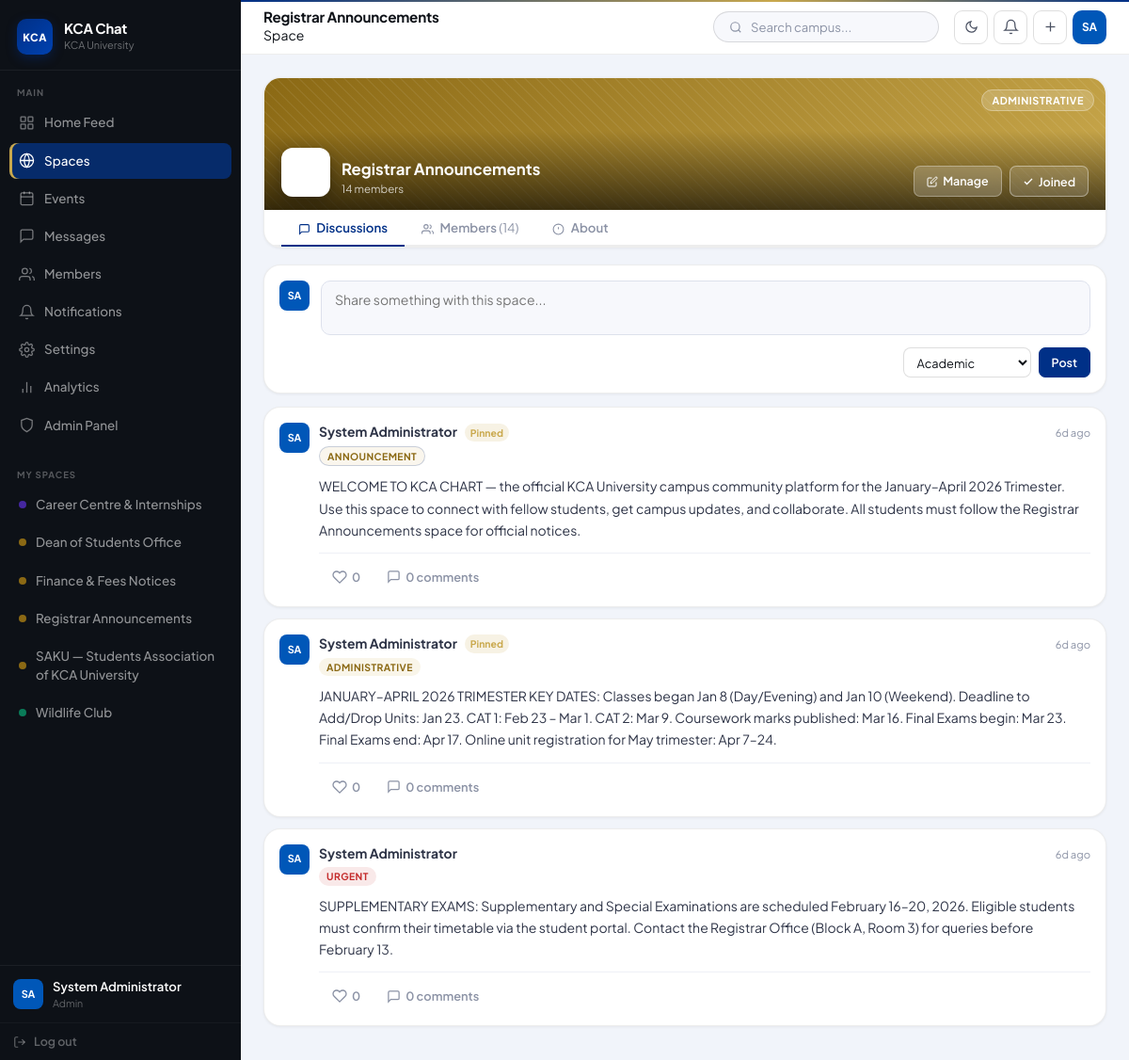
Screenshot of /pages/space_view.php?id=1 (signed in) with the database file from the repository.
### tables this page shows
CREATE TABLE spaces (
    id          INT AUTO_INCREMENT PRIMARY KEY,
    name        VARCHAR(120) NOT NULL,
    slug        VARCHAR(120) UNIQUE NOT NULL,
    description TEXT,
    type        ENUM('academic','club','administrative','co-curricular','professional') DEFAULT 'academic',
    school      VARCHAR(160) DEFAULT NULL,
    banner      VARCHAR(255) DEFAULT NULL,
    created_by  INT NOT NULL,
    is_private  TINYINT(1) DEFAULT 0,
    is_active   TINYINT(1) DEFAULT 1,
    created_at  DATETIME DEFAULT CURRENT_TIMESTAMP,
    FOREIGN KEY (created_by) REFERENCES users(id) ON DELETE CASCADE
);

CREATE TABLE users (
    id            INT AUTO_INCREMENT PRIMARY KEY,
    student_id    VARCHAR(30) UNIQUE,
    full_name     VARCHAR(120) NOT NULL,
    email         VARCHAR(160) UNIQUE,
    password_hash VARCHAR(255) NOT NULL,
    role          ENUM('student','staff','admin') DEFAULT 'student',
    school        VARCHAR(160) DEFAULT NULL,
    department    VARCHAR(200) DEFAULT NULL,
    course        VARCHAR(200) DEFAULT NULL,
    year_of_study TINYINT DEFAULT 1,
    study_mode    ENUM('day','evening','weekend','distance','online') DEFAULT 'day',
    bio           TEXT,
    avatar        VARCHAR(255) DEFAULT NULL,
    is_active     TINYINT(1) DEFAULT 1,
    is_online     TINYINT(1) DEFAULT 0,
    last_seen     DATETIME DEFAULT NULL,
    created_at    DATETIME DEFAULT CURRENT_TIMESTAMP,
    updated_at    DATETIME DEFAULT CURRENT_TIMESTAMP ON UPDATE CURRENT_TIMESTAMP
);

CREATE TABLE posts (
    id         INT AUTO_INCREMENT PRIMARY KEY,
    user_id    INT NOT NULL,
    space_id   INT DEFAULT NULL,
    content    TEXT NOT NULL,
    tag        ENUM('academic','social','administrative','urgent','event','announcement','career') DEFAULT 'academic',
    attachment VARCHAR(255) DEFAULT NULL,
    is_pinned  TINYINT(1) DEFAULT 0,
    created_at DATETIME DEFAULT CURRENT_TIMESTAMP,
    updated_at DATETIME DEFAULT CURRENT_TIMESTAMP ON UPDATE CURRENT_TIMESTAMP,
    FOREIGN KEY (user_id)  REFERENCES users(id)  ON DELETE CASCADE,
    FOREIGN KEY (space_id) REFERENCES spaces(id) ON DELETE SET NULL
);

### pages/space_view.php (the view, shortened to what the rows shown need)
<?php
require_once __DIR__ . '/../config/auth.php';
$user = requireLogin();
$spaceId = (int)($_GET['id'] ?? 0);
$space = DB::row("SELECT * FROM spaces WHERE id=? AND is_active=1", [$spaceId]);
$isMember = (bool)DB::row("SELECT id FROM space_members WHERE space_id=? AND user_id=?", [$spaceId, $user['id']]);
$memberCount = DB::count("SELECT COUNT(*) FROM space_members WHERE space_id=?", [$spaceId]);
$tab = $_GET['tab'] ?? 'discuss';
$pageTitle = sanitize($space['name']);
$pageSubtitle = 'Space';
$activeNav = 'spaces';
$posts = DB::rows(
    "SELECT p.*, u.full_name, u.avatar, u.role as author_role,
            (SELECT COUNT(*) FROM post_reactions pr WHERE pr.post_id=p.id AND pr.reaction='like') as like_count,
            (SELECT COUNT(*) FROM post_reactions pr WHERE pr.post_id=p.id AND pr.reaction='like' AND pr.user_id=?) as user_liked,
            (SELECT COUNT(*) FROM comments c WHERE c.post_id=p.id) as comment_count
     FROM posts p JOIN users u ON u.id=p.user_id
     WHERE p.space_id=? ORDER BY p.is_pinned DESC, p.created_at DESC LIMIT 40",
    [$user['id'], $spaceId]
);
require_once __DIR__ . '/../includes/header.php';
?>
<div class="card" style="margin-bottom:18px;overflow:hidden;padding:0">
  <div style="height:140px;position:relative;overflow:hidden">
    <div style="position:absolute;top:12px;right:12px">
      <span style="background:rgba(255,255,255,.18);backdrop-filter:blur(6px);border:1px solid rgba(255,255,255,.3);border-radius:99px;padding:4px 10px;font-size:.68rem;font-weight:700;color:#fff;text-transform:uppercase;letter-spacing:.05em">
        <?= ucfirst($space['type']) ?>
      </span>
    </div>
    <div style="position:absolute;bottom:14px;left:18px;right:18px;display:flex;align-items:flex-end;gap:12px">
      <div>
        <div style="color:#fff;font-family:var(--font-serif);font-size:1.05rem;font-weight:700;line-height:1.2"><?= sanitize($space['name']) ?></div>
        <div style="color:rgba(255,255,255,.75);font-size:.72rem;margin-top:2px">
          <?= $memberCount ?> member<?= $memberCount !== 1 ? 's' : '' ?>
        </div>
      </div>
    </div>
  </div>
</div>
<div id="tab-discuss" class="tab-panel <?= $tab!=='members'&&$tab!=='about'?'':'hidden' ?>">
  <?php if ($isMember): ?>
  <div class="card" style="margin-bottom:14px;padding:16px">
    <div style="display:flex;gap:12px;align-items:flex-start">
      <div class="avatar avatar-sm" style="background:<?= avatarColor($user['id']) ?>;flex-shrink:0">
        <?php if ($user['avatar']): ?><img src="<?= UPLOAD_URL . sanitize($user['avatar']) ?>" alt=""><?php else: ?><?= avatarInitials($user['full_name']) ?><?php endif; ?>
      </div>
      <div style="flex:1">
        <textarea id="space-post-input" placeholder="Share something with this space..." rows="2"
          style="width:100%;resize:none;border:1.5px solid var(--gray-200);border-radius:10px;padding:10px 14px;font-size:.875rem;font-family:var(--font-ui);outline:none;transition:border-color .15s;background:var(--gray-50)"
          onfocus="this.style.borderColor='var(--kca-navy)'" onblur="this.style.borderColor='var(--gray-200)'"></textarea>
        <div style="display:flex;gap:8px;margin-top:8px;justify-content:flex-end">
        </div>
      </div>
    </div>
  </div>
  <?php endif; ?>
  <div id="space-posts-list">
  <?php if (empty($posts)): ?>
  <div class="card"><div class="empty-state">
    <svg viewBox="0 0 24 24" fill="none" stroke="currentColor" stroke-width="1.5"><path d="M21 15a2 2 0 0 1-2 2H7l-4 4V5a2 2 0 0 1 2-2h14a2 2 0 0 1 2 2z"/></svg>
    <p>No discussions yet. Be the first to post!</p>
  </div></div>
  <?php else: foreach ($posts as $post): ?>
  <div class="card post-card" style="margin-bottom:12px;padding:16px" id="post-<?= $post['id'] ?>">
    <div style="display:flex;gap:10px;align-items:flex-start">
      <div class="avatar avatar-sm" style="background:<?= avatarColor($post['user_id']) ?>;flex-shrink:0">
        <?php if ($post['avatar']): ?><img src="<?= UPLOAD_URL . sanitize($post['avatar']) ?>" alt=""><?php else: ?><?= avatarInitials($post['full_name']) ?><?php endif; ?>
      </div>
      <div style="flex:1;min-width:0">
        <div style="display:flex;align-items:center;gap:8px;flex-wrap:wrap">
          <span style="font-weight:700;font-size:.87rem;color:var(--gray-700)"><?= sanitize($post['full_name']) ?></span>
          <?php if ($post['is_pinned']): ?>
          <span style="font-size:.65rem;background:rgba(201,168,76,.15);color:var(--kca-gold);padding:2px 6px;border-radius:99px;font-weight:700">Pinned</span>
          <?php endif; ?>
          <span style="font-size:.7rem;color:var(--gray-400);margin-left:auto"><?= timeAgo($post['created_at']) ?></span>
        </div>
        <div class="tag-badge tag-<?= $post['tag'] ?>" style="display:inline-block;margin:4px 0;font-size:.65rem;padding:2px 8px;border-radius:99px;font-weight:700;text-transform:uppercase;letter-spacing:.04em"><?= $post['tag'] ?></div>
        <p style="font-size:.875rem;line-height:1.65;color:var(--gray-700);margin-top:6px"><?= nl2br(sanitize($post['content'])) ?></p>
        <div style="display:flex;gap:14px;margin-top:12px;padding-top:10px;border-top:1px solid var(--gray-100)">
          <button onclick="toggleReaction(<?= $post['id'] ?>, 'like', this)" class="react-btn <?= $post['user_liked'] ? 'liked' : '' ?>" style="background:none;border:none;cursor:pointer;display:flex;align-items:center;gap:5px;font-size:.8rem;color:<?= $post['user_liked'] ? 'var(--kca-navy)' : 'var(--gray-400)' ?>;font-weight:600;transition:color .15s">
            <svg viewBox="0 0 24 24" fill="<?= $post['user_liked'] ? 'var(--kca-navy)' : 'none' ?>" stroke="currentColor" stroke-width="2" width="15" height="15"><path d="M20.84 4.61a5.5 5.5 0 0 0-7.78 0L12 5.67l-1.06-1.06a5.5 5.5 0 0 0-7.78 7.78l1.06 1.06L12 21.23l7.78-7.78 1.06-1.06a5.5 5.5 0 0 0 0-7.78z"/></svg>
            <span class="react-count"><?= $post['like_count'] ?></span>
          </button>
          <button onclick="toggleComments(<?= $post['id'] ?>)" style="background:none;border:none;cursor:pointer;display:flex;align-items:center;gap:5px;font-size:.8rem;color:var(--gray-400);font-weight:600">
            <svg viewBox="0 0 24 24" fill="none" stroke="currentColor" stroke-width="2" width="15" height="15"><path d="M21 15a2 2 0 0 1-2 2H7l-4 4V5a2 2 0 0 1 2-2h14a2 2 0 0 1 2 2z"/></svg>
            <?= $post['comment_count'] ?> comment<?= $post['comment_count'] !== 1 ? 's' : '' ?>
          </button>
        </div>
      </div>
    </div>
  </div>
  <?php endforeach; endif; ?>
  </div>
</div>
<?php
require_once __DIR__ . '/../includes/footer.php';
?>

### includes/header.php (shortened to what the rows shown need)
<?php
require_once __DIR__ . '/../config/auth.php';
$user = requireLogin();
$initials   = avatarInitials($user['full_name']);
$avatarBg   = avatarColor($user['id']);
$mySpaces = DB::rows(
    "SELECT s.id, s.name, s.type FROM spaces s
     JOIN space_members sm ON sm.space_id = s.id
     WHERE sm.user_id = ? AND s.is_active = 1 ORDER BY s.name LIMIT 8",
    [$user['id']]
);
$spaceTypeColors = [
    'academic'       => '#003087',
    'club'           => '#0A7C59',
    'social'         => '#0A7C59',
    'administrative' => '#8B6914',
    'co-curricular'  => '#4527A0',
    'professional'   => '#C42B2B',
];
?>
<!DOCTYPE html>
<html lang="en">
<head>
  <link rel="stylesheet" href="<?= SITE_URL ?>/assets/css/main.css">
</head>
<body>
<aside class="sidebar" id="sidebar">
  <nav class="sidebar-nav">
    <?php if (!empty($mySpaces)): ?>
    <?php foreach ($mySpaces as $sp):
      $spColor = $spaceTypeColors[$sp['type']] ?? '#003087'; ?>
    <a href="<?= SITE_URL ?>/pages/space_view.php?id=<?= $sp['id'] ?>" class="nav-link space-link <?= ($activeNav==='space-'.$sp['id'])?'active':'' ?>">
      <span class="sidebar-space-dot" style="background:<?= $spColor ?>"></span>
      <span class="link-text"><?= sanitize($sp['name']) ?></span>
    </a>
    <?php endforeach; ?>
    <?php endif; ?>
  </nav>
  <a href="<?= SITE_URL ?>/pages/profile.php" class="sidebar-user">
    <div class="avatar avatar-sm" style="background:<?= $avatarBg ?>">
      <?php if ($user['avatar']): ?>
        <img src="<?= UPLOAD_URL . sanitize($user['avatar']) ?>" alt="">
      <?php else: ?>
        <?= $initials ?>
      <?php endif; ?>
    </div>
    <div>
      <div class="user-name"><?= sanitize($user['full_name']) ?></div>
      <div class="user-role"><?= ucfirst($user['role']) ?></div>
    </div>
  </a>
</aside>
<header class="topbar">
  <div class="topbar-title">
    <h1><?= sanitize($pageTitle ?? 'KCA Chat') ?></h1>
    <p><?= sanitize($pageSubtitle ?? 'KCA University Campus Community') ?></p>
  </div>
  <div class="topbar-actions">
    <button class="theme-toggle" id="theme-toggle-btn" onclick="toggleTheme()" title="Toggle dark/light mode">
      <svg id="theme-icon-moon" viewBox="0 0 24 24" fill="none" stroke="currentColor" stroke-width="2"><path d="M21 12.79A9 9 0 1 1 11.21 3 7 7 0 0 0 21 12.79z"/></svg>
    </button>
    <button class="icon-btn" data-toggle-notif onclick="toggleNotifPanel()" title="Notifications">
      <svg viewBox="0 0 24 24" fill="none" stroke="currentColor" stroke-width="1.8"><path d="M18 8A6 6 0 0 0 6 8c0 7-3 9-3 9h18s-3-2-3-9"/><path d="M13.73 21a2 2 0 0 1-3.46 0"/></svg>
    </button>
    <a href="<?= SITE_URL ?>/pages/post_create.php" class="icon-btn" title="Create post">
      <svg viewBox="0 0 24 24" fill="none" stroke="currentColor" stroke-width="1.8"><line x1="12" y1="5" x2="12" y2="19"/><line x1="5" y1="12" x2="19" y2="12"/></svg>
    </a>
    <a href="<?= SITE_URL ?>/pages/profile.php" class="avatar-btn" style="background:<?= $avatarBg ?>">
      <?php if ($user['avatar']): ?>
        <img src="<?= UPLOAD_URL . sanitize($user['avatar']) ?>" alt="" style="width:100%;height:100%;border-radius:50%;object-fit:cover;">
      <?php else: ?>
        <?= $initials ?>
      <?php endif; ?>
    </a>
  </div>
</header>
<div class="app-body">

### rows the page displays
spaces: name "Career Centre & Internships"
spaces: name "Dean of Students Office"
spaces: name "Finance & Fees Notices"
spaces: name "Registrar Announcements", type "ADMINISTRATIVE"
spaces: name "SAKU — Students Association of KCA University"
spaces: name "Wildlife Club"
users: full_name "SA", full_name "System Administrator", role "Admin"
posts: user.full_name "SA", user.full_name "System Administrator", is_pinned "Pinned", created_at "6d ago", tag "ANNOUNCEMENT", content "WELCOME TO KCA CHART — the official KCA University campus community platform for the January–April 2026 Trimester. Use this space to connect with fellow students, get campus updates, and collaborate. All students must follow the Registrar Announcements space for official notices.", like_count "0", comment_count "0"
posts: user.full_name "SA", user.full_name "System Administrator", is_pinned "Pinned", created_at "6d ago", tag "ADMINISTRATIVE", content "JANUARY–APRIL 2026 TRIMESTER KEY DATES: Classes began Jan 8 (Day/Evening) and Jan 10 (Weekend). Deadline to Add/Drop Units: Jan 23. CAT 1: Feb 23 – Mar 1. CAT 2: Mar 9. Coursework marks published: Mar 16. Final Exams begin: Mar 23. Final Exams end: Apr 17. Online unit registration for May trimester: Apr 7–24.", like_count "0", comment_count "0"
posts: user.full_name "SA", user.full_name "System Administrator", created_at "6d ago", tag "URGENT", content "SUPPLEMENTARY EXAMS: Supplementary and Special Examinations are scheduled February 16–20, 2026. Eligible students must confirm their timetable via the student portal. Contact the Registrar Office (Block A, Room 3) for queries before February 13.", like_count "0", comment_count "0"

### other values shown
$pageSubtitle "Space"
$memberCount "14"
